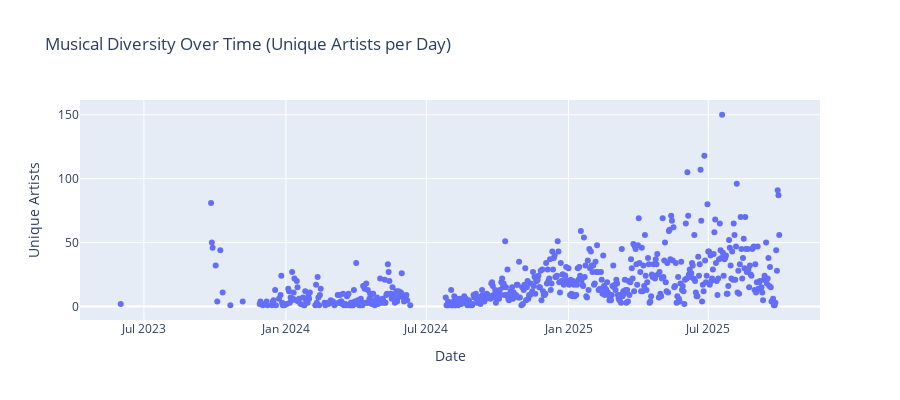

Notebook cell for this chart:
### Markdown cell above
## 🔍 Advanced Analysis

### Code cell
artist_diversity = df.groupby('date')['track_artist'].nunique().reset_index()
artist_diversity.columns = ['date', 'unique_artists']

fig = px.scatter(artist_diversity, x='date', y='unique_artists',
                title='Musical Diversity Over Time (Unique Artists per Day)',
                labels={'unique_artists': 'Unique Artists', 'date': 'Date'})
fig.update_layout(height=400)
fig.show()

### Figure 1 — Plotly figure (JSON) as saved in the notebook; plotly's stock layout.template omitted (floating-point values rounded to 4 significant figures; data arrays with more than 128 entries replaced by an {"elided": "..."} marker saying what was removed)
{"data": [{"hovertemplate": "Date=%{x}<br>Unique Artists=%{y}<extra></extra>", "legendgroup": "", "marker": {"color": "#636efa", "symbol": "circle"}, "mode": "markers", "name": "", "orientation": "v", "showlegend": false, "type": "scatter", "x": {"elided": "591 str values"}, "xaxis": "x", "y": {"elided": "591 int values"}, "yaxis": "y"}], "layout": {"height": 400, "legend": {"tracegroupgap": 0}, "title": {"text": "Musical Diversity Over Time (Unique Artists per Day)"}, "xaxis": {"anchor": "y", "domain": [0, 1], "title": {"text": "Date"}}, "yaxis": {"anchor": "x", "domain": [0, 1], "title": {"text": "Unique Artists"}}}}
